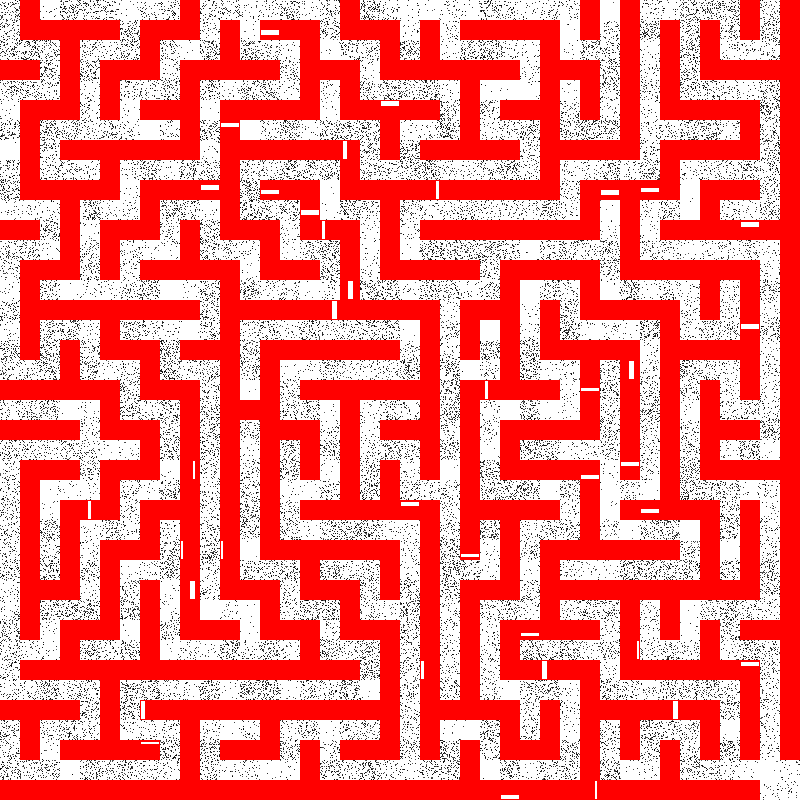
#> input picture mazes/maze_01.png, 800 x 800 px; its folder holds only this picture in this run
$ python solution_code.py
#> lines starting #> are read from the running program, lines starting #| are printed output that depends on the picture; after the words box and inside, x2 and y2 are one past the last pixel; in counts of white or black regions, pixels touching at a corner belong together
import cv2
import numpy as np
from pathlib import Path
from collections import deque

gridsize=40
cellsize=20
mod=10**9+7
maze=Path("mazes")
answer=Path("answers")
answer.mkdir(exist_ok=True)
moves=[(-1,0),(1,0),(0,-1),(0,1)]

def iswall(img,row,col):
    y=row*cellsize
    x=col*cellsize
    margin=cellsize//6
    interior=img[
        y+margin:y+cellsize-margin,
        x+margin:x+cellsize-margin
    ]
    b=interior[:,:,0]
    r=interior[:,:,2]
    red_mask=(r>150)&(b<120)
    wall_pixels=np.count_nonzero(red_mask)
    return wall_pixels>(red_mask.size//2)

def extract(img):
    grid=[[False]*gridsize for _ in range(gridsize)]

    for r in range(gridsize):
        for c in range(gridsize):
            grid[r][c]=iswall(img,r,c)

    return grid

def bfs(grid):
    start=(0,0)
    goal=(gridsize-1,gridsize-1)

    if grid[0][0] or grid[gridsize-1][gridsize-1]:
        print(f"Skipping.")
        return -1,[]

    q=deque([start])
    parent={start:None}
    dist={start:1}
    while q:
        r,c=q.popleft()

        if (r,c)==goal:
            break

        for dr,dc in moves:
            nr,nc=r+dr,c+dc

            if not (0<=nr<gridsize and 0<=nc<gridsize):
                continue

            if grid[nr][nc]:
                continue

            if (nr,nc) in parent:
                continue

            parent[(nr,nc)]=(r,c)
            dist[(nr,nc)]=dist[(r,c)]+1
            q.append((nr,nc))

    if goal not in parent:
        return -1,[]

    path=[]
    cur=goal
    while cur is not None:
        path.append(cur)
        cur=parent[cur]
    path.reverse()

    return dist[goal],path

# [16 lines left out: function draw, not called in this run]

def impossible():
    img=np.zeros((800,800,3),dtype=np.uint8)
    img[:]=(255,0,0)
    cv2.putText(
        img,
        "IMPOSSIBLE",
        (70, 420),
        cv2.FONT_HERSHEY_SIMPLEX,
        1.1,
        (255, 255, 255),
        3
    )
    return img

def main():
    maze_files=sorted(
        maze.glob("*.png"),
        key=lambda p:int(p.stem.split("_")[1])
    )
    print(f"Found {len(maze_files)} mazes to solve.")

    password=1
    solved=0
    impossible_count=0
    print("Solving mazes...")
    for maze_file in maze_files:

        img=cv2.imread(str(maze_file))
#> img is the input picture: shape (800, 800, 3); mean B, G, R 115.2, 115.2, 241.6
        if img is None:
            print(f"Failed to read file {maze_file.name}")
            continue

        kernel=np.ones((5,5),dtype=np.uint8)
        img=cv2.morphologyEx(img,cv2.MORPH_CLOSE,kernel)
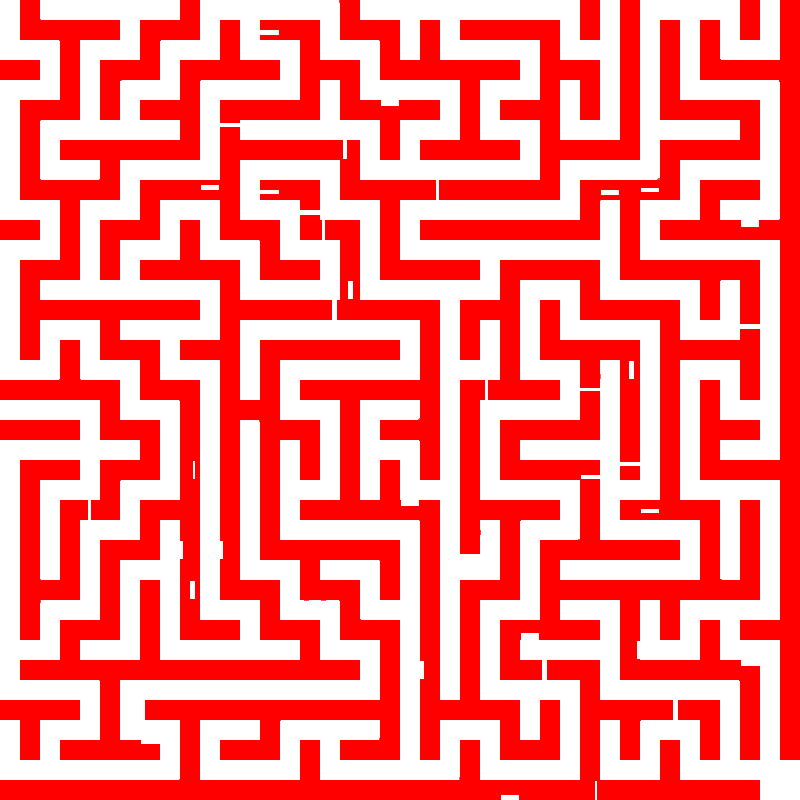
#> img: shape (800, 800, 3); mean B, G, R 128.7, 128.7, 255
        grid=extract(img)
#> the loop in extract, `for r in range(gridsize):` made 40 passes
        length,path=bfs(grid)

        if length==-1:
            impossible_count+=1
            out=impossible()
            print(f"{maze_file.name}: maze impossible to solve.")
        else:
            solved+=1
            password=(password*length)%mod
            out=draw(img,path)
            print(f"{maze_file.name}: Steps={length}")

        out_path=answer/maze_file.name
        cv2.imwrite(str(out_path),out)
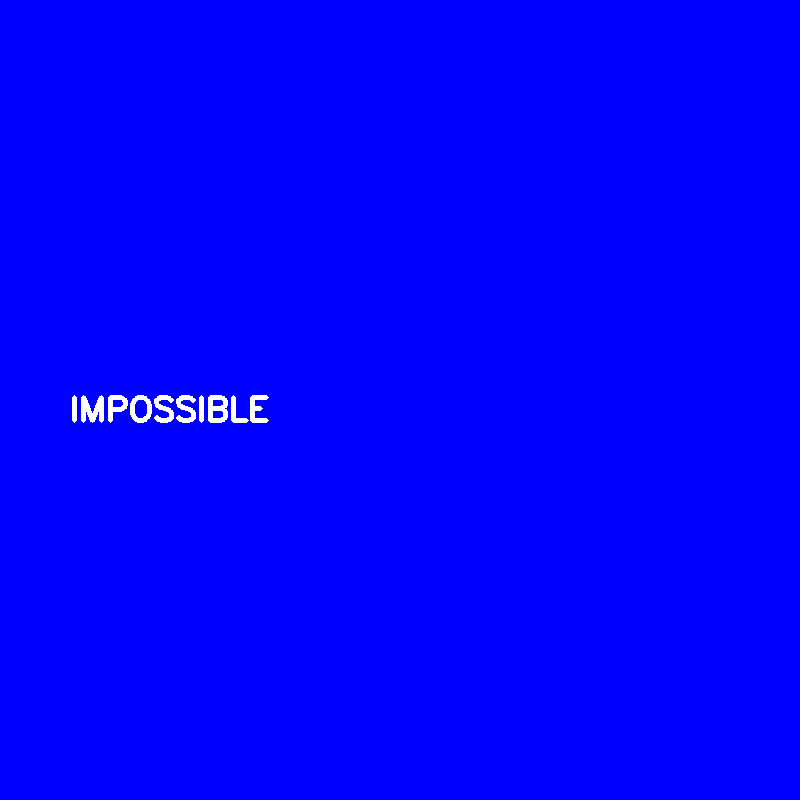
#> saved as maze_01.png: shape (800, 800, 3); mean B, G, R 255, 1.1, 1.1

    print(
        f"Solved: {solved}\n"
        f"Impossible to solve: {impossible_count}\n"
        f"Total: {solved+impossible_count}\n"
        f"Final Password: {password}"
    )

    if solved+impossible_count!=100:
        print(
            f"Warning: processed only "
            f"{solved+impossible_count}/100 files."
        )

    with open("password.txt","w") as f:
        f.write(str(password))
    print("password.txt generated.")


if __name__ == "__main__":
    main()

$ run again, on mazes/maze_05.png
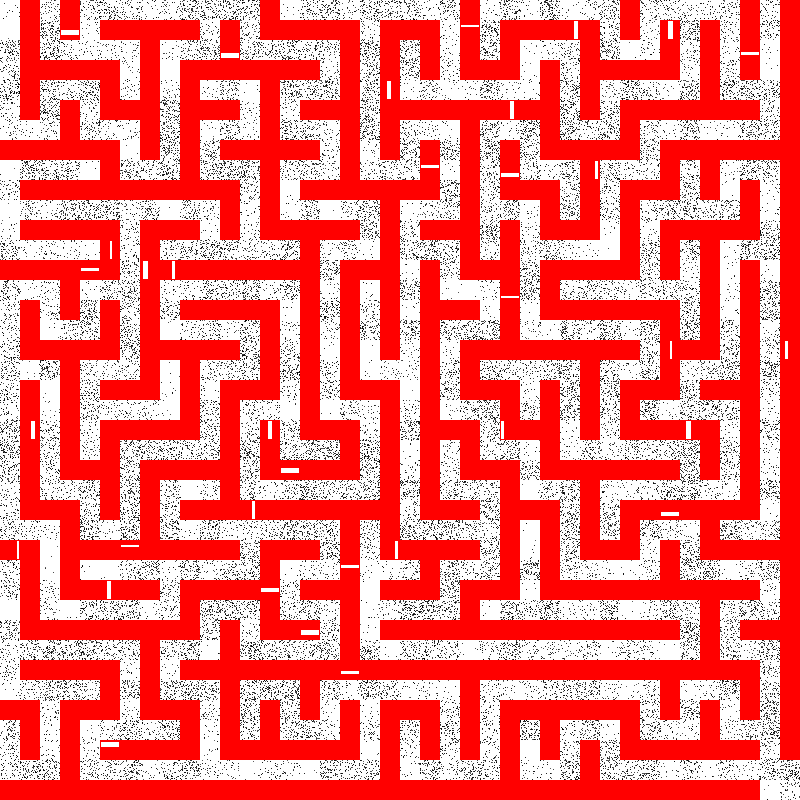
#> input picture mazes/maze_05.png, 800 x 800 px
#> in main, img is the input picture: shape (800, 800, 3); mean B, G, R 115.1, 115.1, 241.4
#> the loop in extract, `for r in range(gridsize):` made 40 passes
#> the loop in draw, `for r,c in path:` made 247 passes
#> after the loop in draw, `for i in range(len(points)-1):`:
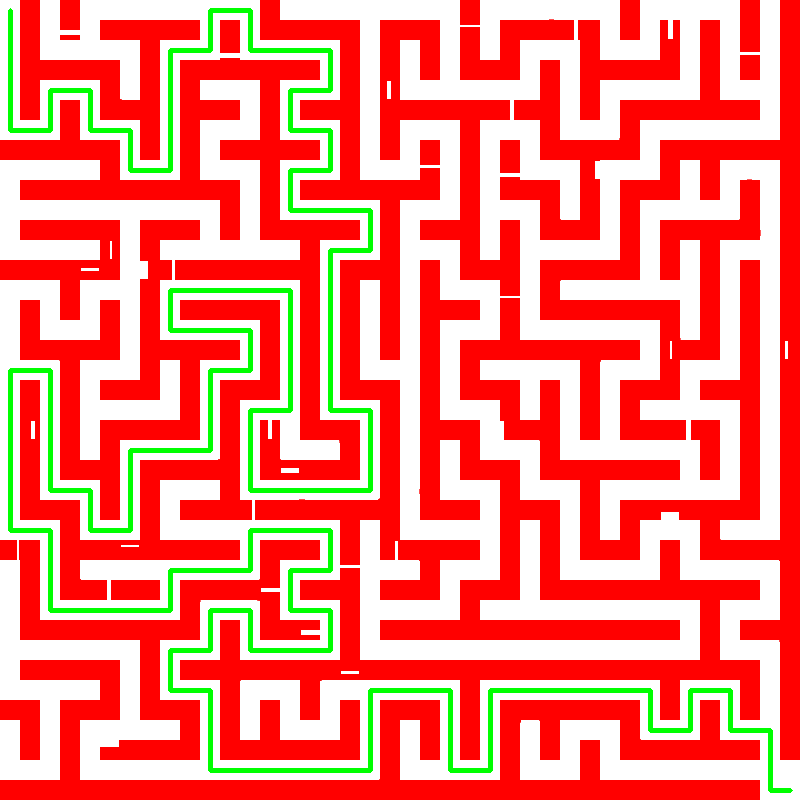
#> out: shape (800, 800, 3); mean B, G, R 119.1, 128.8, 245.3
#> the loop in draw, `for p in points:` made 247 passes
#> after the loop in draw, `for p in points:`:
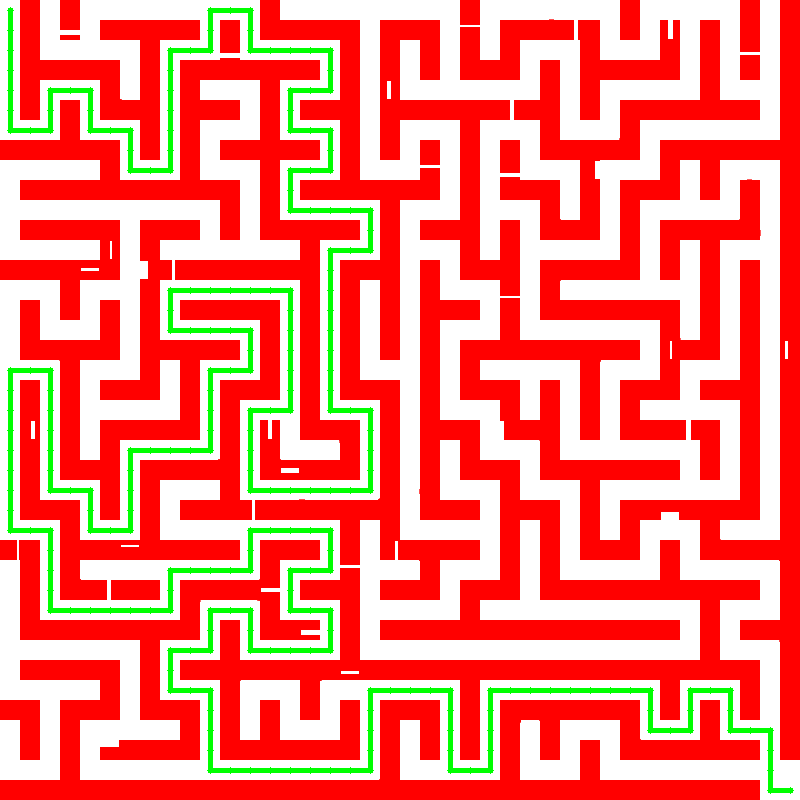
#> out: shape (800, 800, 3); 0.12% of pixels changed, all inside (x1, y1, x2, y2) = (7, 7, 794, 794)
#| maze_05.png: Steps=247
#| Solved: 1
#| Impossible to solve: 0
#| Total: 1
#| Final Password: 247

$ run again, on mazes/maze_06.png
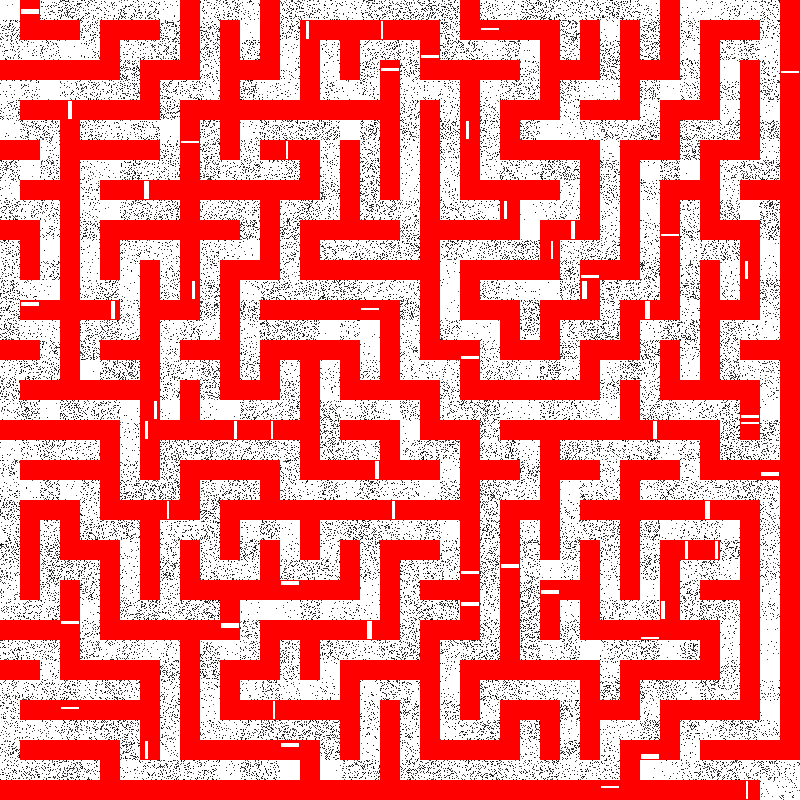
#> input picture mazes/maze_06.png, 800 x 800 px
#> in main, img is the input picture: shape (800, 800, 3); mean B, G, R 114.6, 114.6, 241
#> in main, `img=cv2.morphologyEx(img,cv2.MORPH_CLOSE,kernel)`:
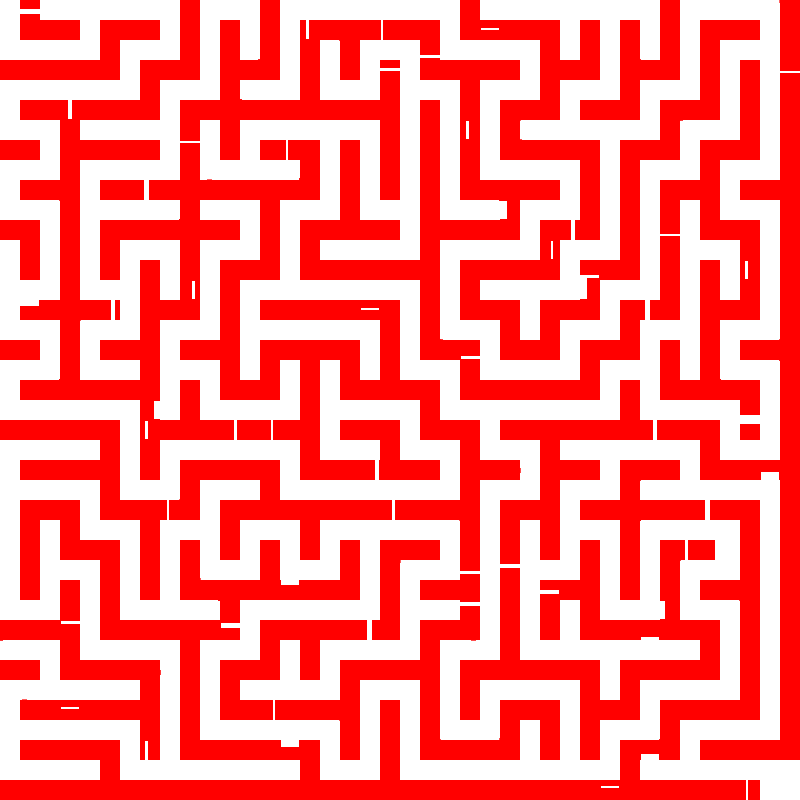
#> img: shape (800, 800, 3); mean B, G, R 128.9, 128.9, 255
#> the loop in extract, `for r in range(gridsize):` made 40 passes

$ run again, on mazes/maze_07.png
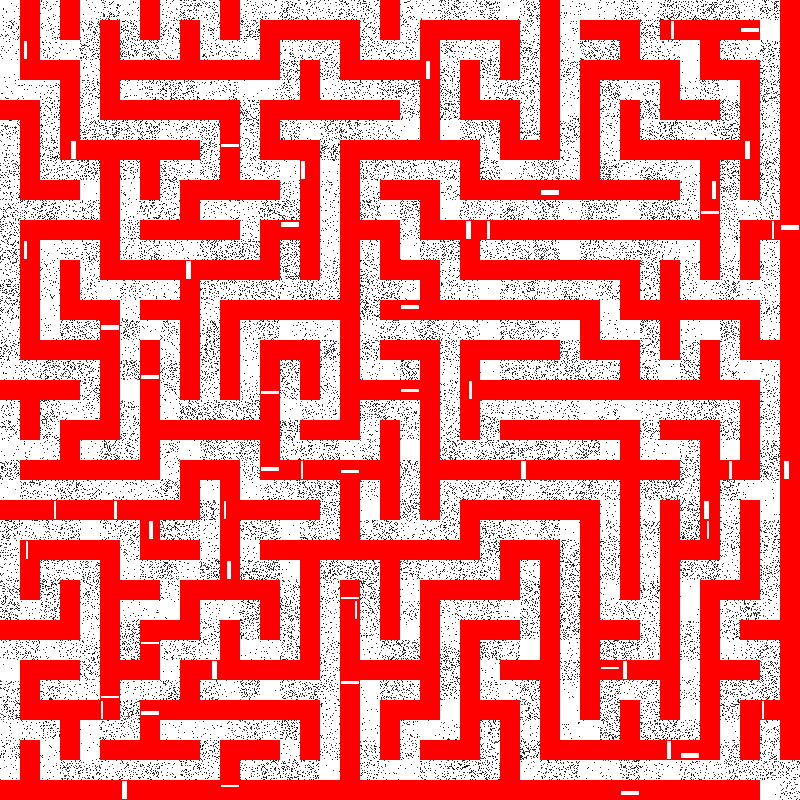
#> input picture mazes/maze_07.png, 800 x 800 px
#> in main, img is the input picture: shape (800, 800, 3); mean B, G, R 116, 116, 241.8
#> the loop in extract, `for r in range(gridsize):` made 40 passes
#> the loop in draw, `for r,c in path:` made 203 passes
#> after the loop in draw, `for i in range(len(points)-1):`:
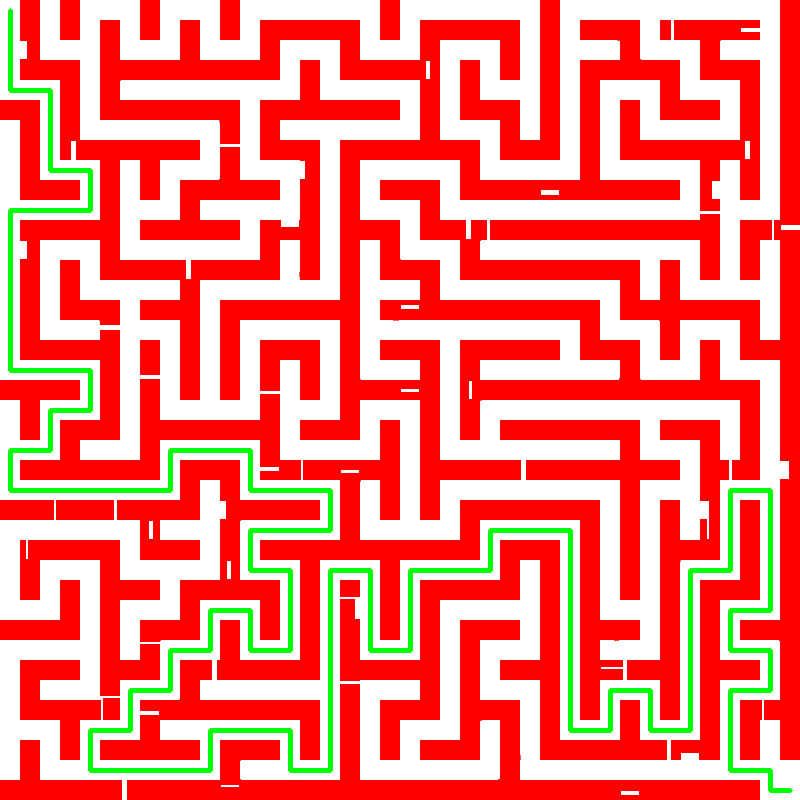
#> out: shape (800, 800, 3); mean B, G, R 121.5, 129.5, 247
#> the loop in draw, `for p in points:` made 203 passes
#> after the loop in draw, `for p in points:`:
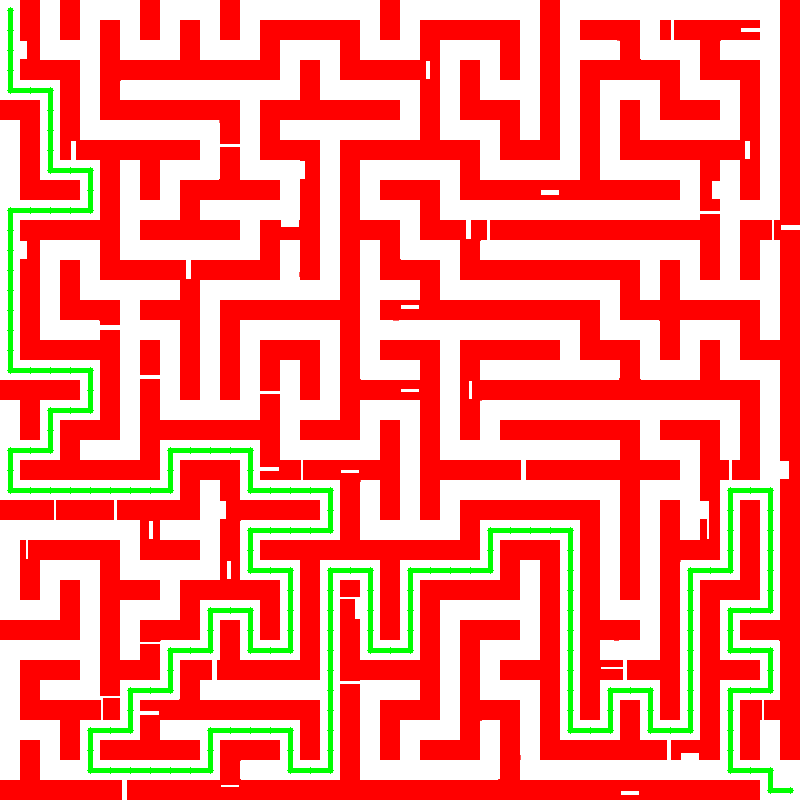
#> out: shape (800, 800, 3); 0.1% of pixels changed, all inside (x1, y1, x2, y2) = (7, 7, 794, 794)
#| maze_07.png: Steps=203
#| Solved: 1
#| Impossible to solve: 0
#| Total: 1
#| Final Password: 203
